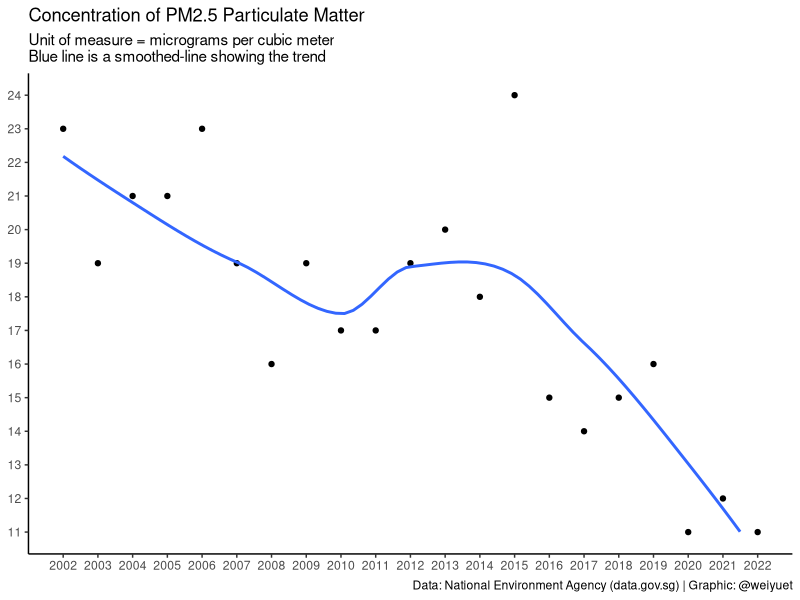
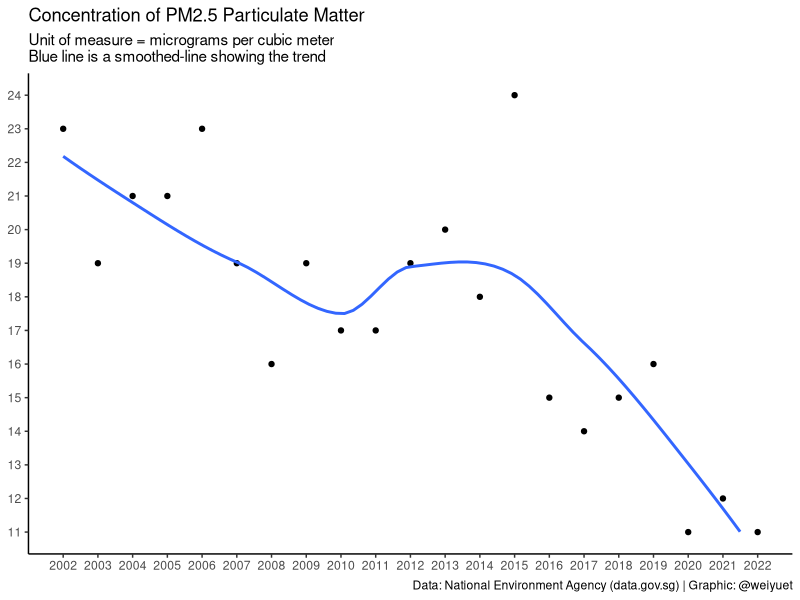

Source code (R) for these figures, in order:
#############################
# Air Pollutants PM2.5 Mean #
#############################

#### Setup ####
library(tidyverse)

#### Load Data ####
air_pollutant_pm25_mean <- read_csv("data/air-pollutant-pm25-mean/air-pollutant-pm25-mean.csv")

#### Explore Data ####
range(air_pollutant_pm25_mean$year) # 2002 to 2022

#### Visualize ####
# What is the yearly trend of PM2.5 particulate matter?
air_pollutant_pm25_mean %>% 
  ggplot(aes(x = year,
             y = pm2.5_mean)) +
  geom_point() +
  geom_smooth(se = FALSE) +
  scale_x_continuous(breaks = min(air_pollutant_pm25_mean$year):max(air_pollutant_pm25_mean$year),
                     labels = air_pollutant_pm25_mean$year) +
  scale_y_continuous(breaks = min(air_pollutant_pm25_mean$pm2.5_mean):max(air_pollutant_pm25_mean$pm2.5_mean),
                     limits = c(min(air_pollutant_pm25_mean$pm2.5_mean),
                     max(air_pollutant_pm25_mean$pm2.5_mean))) +
  labs(x = NULL,
       y = NULL,
       title = "Concentration of PM2.5 Particulate Matter",
       subtitle = "Unit of measure = micrograms per cubic meter\nBlue line is a smoothed-line showing the trend",
       caption = "Data: National Environment Agency (data.gov.sg) | Graphic: @weiyuet") +
  theme_classic()

#### Save Image ####
ggsave("figures/air-pollutant-pm25-mean.png",
       width = 8,
       height = 5)